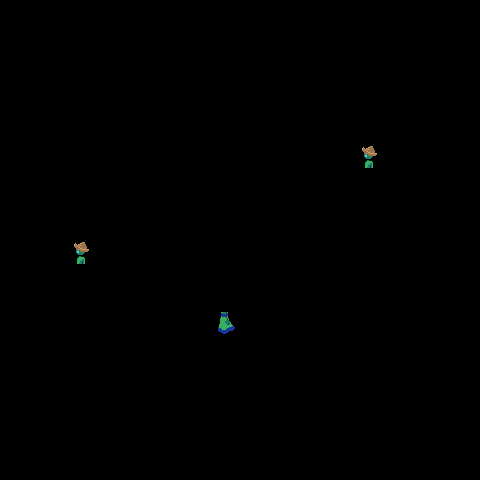

Tiled map render using the project's own tile images. Description and the whole map definition, tile-layer contents included, below:
An orthogonal 20x20 tile map with 24x24 px tiles, 1 tile layer (Entity1), 2 hidden layers not drawn.

<map version="1.2" tiledversion="1.2.5" orientation="orthogonal" renderorder="right-down" width="20" height="20" tilewidth="24" tileheight="24" infinite="0" nextlayerid="8" nextobjectid="3">
 <tileset firstgid="1" source="../tilesets/BaseTiles.tsx" />
 <layer id="3" name="Map1" width="20" height="20" visible="0">
  <data encoding="csv">
25,25,25,25,25,25,25,25,25,25,25,25,25,25,25,25,25,25,25,25,
25,25,25,25,25,25,25,25,25,25,25,25,25,25,25,25,25,25,25,25,
25,25,25,25,25,25,25,25,25,25,25,25,25,25,25,25,25,25,25,25,
25,25,25,25,25,25,25,25,25,25,25,25,25,25,25,25,25,25,25,25,
25,25,25,25,25,25,25,25,25,25,25,25,25,25,25,25,25,25,25,25,
25,25,25,25,25,25,26,26,26,26,26,26,26,26,25,25,25,25,25,25,
25,25,25,25,33,33,25,25,25,25,25,25,25,26,25,25,25,25,25,25,
25,25,33,33,33,33,33,33,33,25,25,25,25,26,25,25,25,25,25,25,
25,33,33,33,33,33,33,33,33,33,25,25,25,26,25,25,25,25,25,25,
33,33,33,33,33,33,33,33,33,25,25,25,25,26,25,25,25,25,25,25,
25,33,33,33,33,33,33,33,25,25,25,25,25,26,26,25,25,25,25,25,
25,25,33,33,33,33,25,25,25,25,25,25,25,25,26,25,25,25,25,25,
25,25,25,25,25,25,25,25,25,25,25,25,25,25,26,25,25,25,25,25,
25,25,25,25,25,25,25,25,25,25,25,25,25,25,25,25,25,25,25,25,
25,25,25,25,25,25,25,25,25,25,25,25,25,25,25,25,25,25,25,25,
25,25,25,26,26,26,25,26,26,26,26,26,25,25,25,25,25,25,25,25,
25,25,25,25,25,26,26,26,25,25,25,26,26,25,25,25,25,25,25,25,
25,25,25,25,25,25,25,25,25,25,25,25,25,25,25,25,25,25,25,25,
25,25,25,25,25,25,25,25,25,25,25,25,25,25,25,25,25,25,25,25,
25,25,25,25,25,25,25,25,25,25,25,25,25,25,25,25,25,25,25,25
</data>
 </layer>
 <layer id="7" name="Entity1" width="20" height="20">
  <data encoding="csv">
0,0,0,0,0,0,0,0,0,0,0,0,0,0,0,0,0,0,0,0,
0,0,0,0,0,0,0,0,0,0,0,0,0,0,0,0,0,0,0,0,
0,0,0,0,0,0,0,0,0,0,0,0,0,0,0,0,0,0,0,0,
0,0,0,0,0,0,0,0,0,0,0,0,0,0,0,0,0,0,0,0,
0,0,0,0,0,0,0,0,0,0,0,0,0,0,0,0,0,0,0,0,
0,0,0,0,0,0,0,0,0,0,0,0,0,0,0,0,0,0,0,0,
0,0,0,0,0,0,0,0,0,0,0,0,0,0,0,1,0,0,0,0,
0,0,0,0,0,0,0,0,0,0,0,0,0,0,0,0,0,0,0,0,
0,0,0,0,8,0,0,0,0,0,0,0,0,0,0,0,0,0,0,0,
0,0,0,0,0,0,0,0,0,0,0,0,0,0,0,0,0,0,0,0,
0,0,0,1,0,0,0,0,0,0,0,0,0,0,0,0,0,0,0,0,
0,0,0,0,0,0,0,0,0,0,0,0,0,0,0,0,0,0,0,0,
0,0,0,0,0,0,0,0,0,0,0,0,0,0,0,0,0,0,0,0,
0,0,0,0,0,0,0,0,0,9,0,0,0,0,0,0,0,0,0,0,
0,0,0,0,0,0,0,0,0,0,0,0,0,0,0,0,0,0,0,0,
0,0,0,0,0,0,0,0,0,0,0,0,0,0,0,0,0,0,0,0,
0,0,0,0,0,0,0,0,0,0,0,0,0,0,0,0,0,0,0,0,
0,0,0,0,0,0,0,0,0,0,0,0,0,0,0,0,0,0,0,0,
0,0,0,0,0,0,0,0,0,0,0,0,0,0,0,0,0,0,0,0,
0,0,0,0,0,0,0,0,0,0,0,0,0,0,0,0,0,0,0,0
</data>
 </layer>
 <layer id="4" name="Collision" width="20" height="20" visible="0">
  <data encoding="csv">
0,0,0,0,0,0,0,0,0,0,0,0,0,0,0,0,0,0,0,0,
0,0,0,0,0,0,0,0,0,0,0,0,0,0,0,0,0,0,0,0,
0,0,0,0,0,0,0,0,0,0,0,0,0,0,0,0,0,0,0,0,
0,0,0,0,0,0,0,0,0,0,0,0,0,0,0,0,0,0,0,0,
0,0,0,0,0,0,0,0,0,0,0,0,0,0,0,0,0,0,0,0,
0,0,0,0,0,0,41,41,41,41,41,41,41,41,0,0,0,0,0,0,
0,0,0,0,0,0,0,0,0,0,0,0,0,41,0,0,0,0,0,0,
0,0,0,0,0,0,0,0,0,0,0,0,0,41,0,0,0,0,0,0,
0,0,0,0,0,0,0,0,0,0,0,0,0,41,0,0,0,0,0,0,
0,0,0,0,0,0,0,0,0,0,0,0,0,41,0,0,0,0,0,0,
0,0,0,0,0,0,0,0,0,0,0,0,0,41,41,0,0,0,0,0,
0,0,0,0,0,0,0,0,0,0,0,0,0,0,41,0,0,0,0,0,
0,0,0,0,0,0,0,0,0,0,0,0,0,0,41,0,0,0,0,0,
0,0,0,0,0,0,0,0,0,0,0,0,0,0,0,0,0,0,0,0,
0,0,0,0,0,0,0,0,0,0,0,0,0,0,0,0,0,0,0,0,
0,0,0,41,41,41,0,41,41,41,41,41,0,0,0,0,0,0,0,0,
0,0,0,0,0,41,41,41,0,0,0,41,41,0,0,0,0,0,0,0,
0,0,0,0,0,0,0,0,0,0,0,0,0,0,0,0,0,0,0,0,
0,0,0,0,0,0,0,0,0,0,0,0,0,0,0,0,0,0,0,0,
0,0,0,0,0,0,0,0,0,0,0,0,0,0,0,0,0,0,0,0
</data>
 </layer>
</map>
